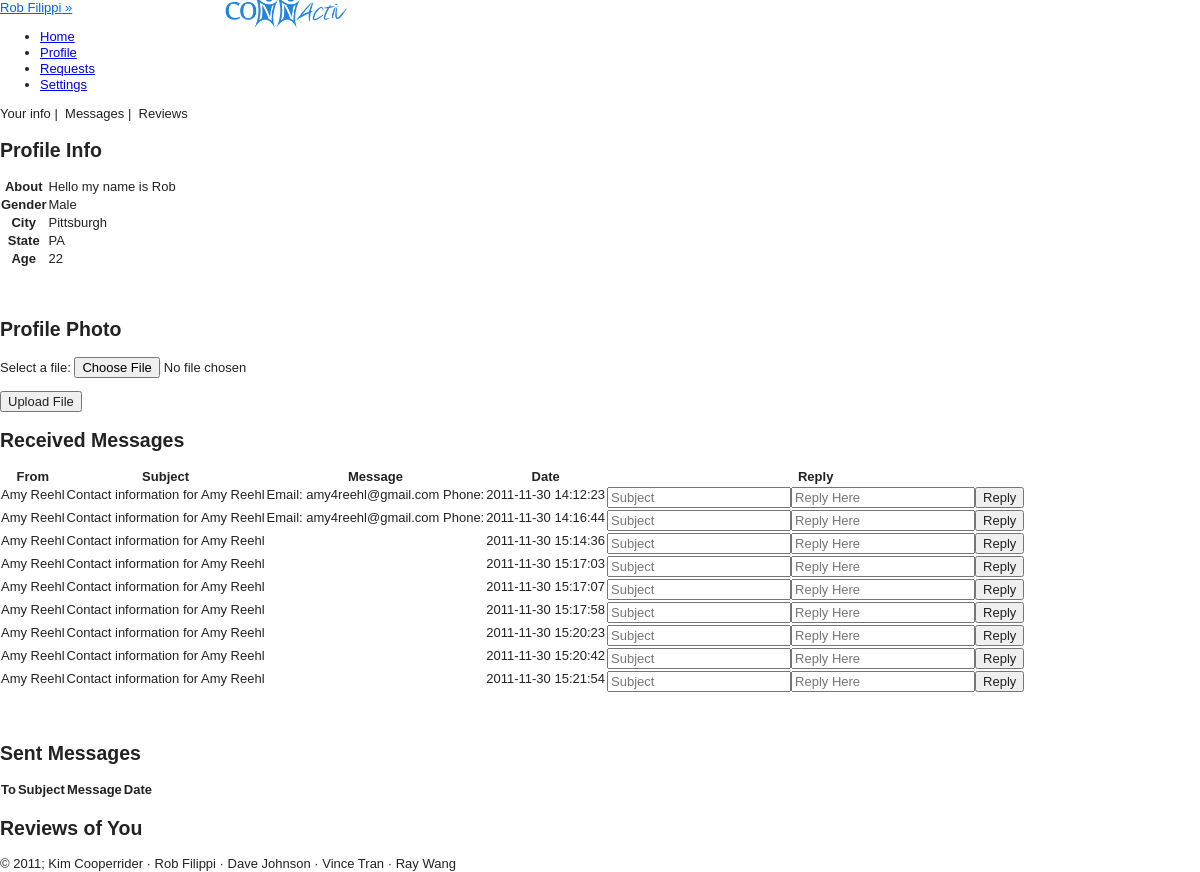
Page /views/profile.php (signed in) on the earlier database version.
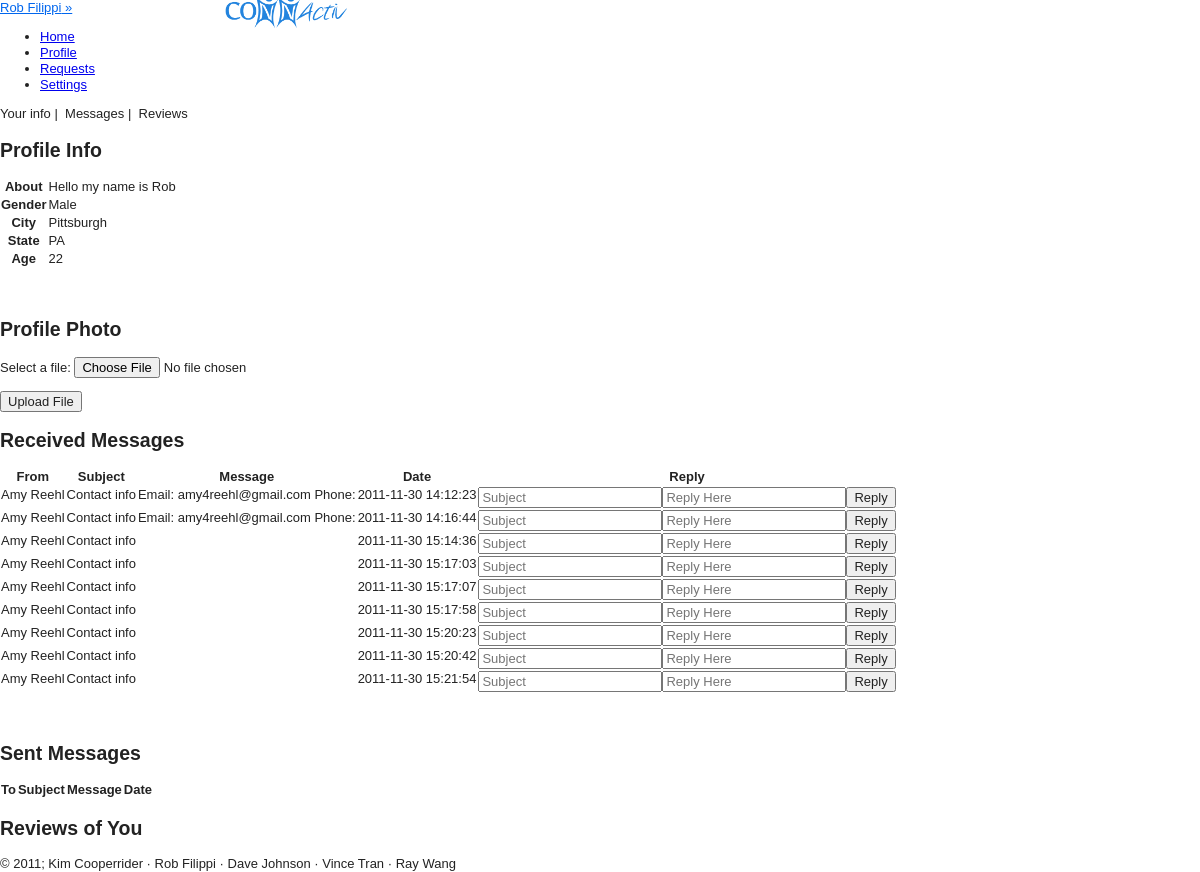
Same page on the later database version.
### tables this page shows
CREATE TABLE IF NOT EXISTS `users` (
  `USER_ID` int(11) NOT NULL AUTO_INCREMENT,
  `PASSWORD` varchar(100) NOT NULL,
  `FIRST_NAME` char(20) DEFAULT NULL,
  `LAST_NAME` char(20) DEFAULT NULL,
  `STREET` varchar(25) DEFAULT NULL,
  `CITY` char(20) DEFAULT NULL,
  `STATE` char(2) DEFAULT NULL,
  `ZIP` int(11) DEFAULT NULL,
  `PHONE` char(12) DEFAULT NULL,
  `INTERESTS` varchar(4000) DEFAULT NULL,
  `PROFILE_PIC` varchar(45) NOT NULL DEFAULT '../public/images/avatar.png',
  `EMAIL` varchar(25) DEFAULT NULL,
  `DOB` date DEFAULT NULL,
  `GENDER` char(1) DEFAULT NULL,
  PRIMARY KEY (`USER_ID`)
);

CREATE TABLE IF NOT EXISTS `messages` (
  `FROM_USER` int(11) NOT NULL,
  `TO_USER` int(11) NOT NULL,
  `SUBJECT` varchar(100) DEFAULT NULL,
  `BODY` varchar(4000) DEFAULT NULL,
  `DATE` datetime NOT NULL DEFAULT '0000-00-00 00:00:00',
  PRIMARY KEY (`FROM_USER`,`TO_USER`,`DATE`)
);

### views/config.php (called while the page is built, shortened)
<?php
	function cookieExists(){
		if(isset($_COOKIE['ID_my_site']))
			return TRUE;
		else
			return FALSE;
	}
	function validCookie(){
		$username = $_COOKIE['ID_my_site'];
		$pass = $_COOKIE['Key_my_site'];
		$info = getDatabaseInfo("users", "email", $username);
			if ($pass != $info['PASSWORD']) {
				return FALSE;
			}
			else{
				return TRUE;
 			}
	}
	function getDatabaseInfo($table, $attribute, $value){
		$check = getResourceIDs($table, $attribute, $value);
		return mysql_fetch_array($check);
	}
	function getResourceIDs($table, $attribute, $value){
		$check = mysql_query("SELECT * FROM $table WHERE $attribute = '$value'")or die(mysql_error());
		return $check;
	}
	function getName(){
		if(cookieExists())
		{
			if (validCookie()) {
				$username = $_COOKIE['ID_my_site'];
				$info = getDatabaseInfo("users", "email", $username);
				return $info['FIRST_NAME'] . " " . $info['LAST_NAME'];
			}
		}
	}
	function getUserID(){
		if(cookieExists())
		{
			if (validCookie()) {
				$username = $_COOKIE['ID_my_site'];
				$info = getDatabaseInfo("users", "email", $username);
				return $info['USER_ID'];
			}
		}
	}
	function getUserName($userID){
		$info = getDatabaseInfo("users", "user_id", $userID);
		return $info['FIRST_NAME'] . " " . $info['LAST_NAME'];
	}
	function getAboutMe($userID){
		$info = getDatabaseInfo("users", "user_id", $userID);
		if($info['INTERESTS'])
			return $info['INTERESTS'];
		else
			return "Click to specify";
	}
	function getUserGender($userID){
		$info = getDatabaseInfo("users", "user_id", $userID);
		if($info['GENDER'] == 'M')
			$gender = "Male";
		else if($info['GENDER'] == 'F')
			$gender = "Female";
		else
			$gender = "Click to specify";
		return $gender;
	}
	function getAge($userID){
		$today = getDate();
		$info = getDatabaseInfo("users", "user_id", $userID);
		if($info['DOB']){
			$DOB = date_parse($info['DOB']);
			$age = $today["year"] - $DOB["year"];
			if(($today["mon"] - $DOB["month"]) < 0)
				return $age - 1;
			else if(($today["mon"] - $DOB["month"]) > 0)
				return $age;
			else{
				if(($today["mday"] - $DOB["day"]) < 0)
						return $age - 1;
				else
					return $age;
			}
		}
		else
			return "Click to specify";
	}
	function getUserState($userID) {
		$info = getDatabaseInfo("users", "user_id", $userID);
		$state = $info['STATE'];
		return $state;
	}
	function getUserCity($userID) {
		$info = getDatabaseInfo("users", "user_id", $userID);
		$city = $info['CITY'];
		return $city;
	}
	function getIncMessages($userid){
		$incMessages = array();
		$query = "select * from messages where to_user = ".$userid;
		$result = mysql_query($query);
		while($info = mysql_fetch_array($result)){
			$incMessages[] = $info;
		}
		return $incMessages;
	}
?>

### views/profile.php (the view, shortened to what this page needs)
<? include("header.php");
	if(cookieExists())
	{
		if (!validCookie()) {
			header("Location: ../index.html");
		}
		else{
				$userID = getUserID();
			?>
			<div class="page">
				<div class="pageViewer">
					<span class="clickable active green" id="profile">Your info</span>&nbsp;|&nbsp;
					<span class="clickable green" id="messages">Messages</span>&nbsp;|&nbsp;
					<span class="clickable green" id="reviews">Reviews</span>
				</div>
			<div class="section" id="view_profile">
			<h2>Profile Info</h2>
			<div class="greyBorder">
			<form action="<?php echo $_SERVER['PHP_SELF']?>" method="post">
			<table class="simple_table" id="myInfo">
				<tr>
					<th>About</th>
					<td>
						<? $about = getAboutMe($userID); ?>
						<span class="clickable expander"><? echo $about ?><span class='editIcon'></span></span>
					</td>
				</tr>
				<tr>
					<th>Gender</th>
					<td>
					<? $sex = getUserGender($userID);
					?>
						<span class="clickable expander"><? echo $sex ?><span class='editIcon'></span></span>
					</td>
				</tr>
				<tr>
					<th>City</th>
					<td>
					<? $city = getUserCity($userID); ?>
					<span class="clickable expander"><? echo $city ?><span class='editIcon'></span></span>
					</td>
				</tr>
				<tr>
					<th>State</th>
					<td>
					<? $st = getUserState($userID); ?>
					<span class="clickable expander"><? echo $st ?><span class='editIcon'></span></span>
					</td>
				</tr>
				<tr>
					<th>Age</th>
					<td>
						<? $age = getAge($userID); ?>
						<span class="clickable expander"><? echo $age ?><span class='editIcon'></span></span>
					</td>
				</tr>
				</form>
			</div>
			<br/><br/>
				<h2>Profile Photo</h2>
				<div class="greyBorder">
				<form action="<?php echo $_SERVER['PHP_SELF']; ?>" method="post" enctype="multipart/form-data">
						<p>
							<label for="file">Select a file:</label> <input type="file" name="userfile" id="file"> <br />
							<input type = 'hidden' name = 'fileupload' /></p>
							<button>Upload File</button>
				</form>
				</div>
			</div>
			<div class="section" id="view_messages">
				<h2>Received Messages</h2>
			<table id="receivedMessages" class="alternating regular_table">
				<thead>
					<tr>
						<th>From</th>
						<th>Subject</th>
						<th>Message</th>
						<th>Date</th>
						<th>Reply</th>
					</tr>
				</thead>
				<tbody>
				<?php
					$incMessages = getIncMessages(getUserID());
						foreach($incMessages as $message){
							echo "<tr><td>".getUserName($message['FROM_USER'])."</td>";
							echo "<td>".$message['SUBJECT']."</td>";
							echo "<td>".$message['BODY']."</td>";
							echo "<td>".$message['DATE']."</td>";
							echo "<td><form action = ".$_SERVER['PHP_SELF']." method = 'post'><input = 'textbox' placeholder = 'Subject' name = 'reply[]'><input = 'textarea' placeholder = 'Reply Here' name = 'reply[]'><input type = 'submit' name = 'reply[]' value = 'Reply'/><input type = 'hidden' name = 'reply[]' value = '".$message['FROM_USER']."'/></form></td>";
							echo "</tr>";
						}
				?>
				</tbody>
			</table>
				<br/><br/>
				<h2>Sent Messages</h2>
			<table id="sentMessages" class="alternating regular_table">
				<thead>
				<tr>
					<th>To</th>
					<th>Subject</th>
					<th>Message</th>
					<th>Date</th>
				</tr>
				</thead>
			</table>
			</div>
			<div class="section" id="view_reviews">
			<h2>Reviews of You</h2>
			</div>
			</div>
			<?php
		}
	}
	else {
		header("Location: ../index.html");
	}
	include('footer.php');
?>

### views/header.php (shortened to what this page needs)
<? include_once("config.php"); ?>
<!DOCTYPE HTML>
<html>
<head>
<link type="text/css" rel="stylesheet" href="../styles/defaults.css"/>
<link type="text/css" rel="stylesheet/less" href="../styles/style.less"/>
<link type="text/css" rel="stylesheet/less" href="../styles/posts.less"/>
<link type="text/css" rel="stylesheet/less" href="../styles/sidebar.less"/>
<link type="text/css" rel="stylesheet" href="../styles/demo_table.css"/>
<link type="text/css" rel="stylesheet" href="../styles/validationEngine.jquery.css" />
<link type="text/css" rel="stylesheet" href="../styles/jquery.fancybox-1.3.4.css" />
</head>
<body>
<div id="container">
	<header>
	<a id="user_login" href="#"><? echo getName(); ?>&nbsp;&raquo;</a>
	<span style=" position: absolute; left: 220px">
		<img height="40" style="margin-top: -10px;" src="../public/images/logo.png"/>
	</span>
			<span id="top-nav">
				<ul id="nav">
					<li class="headerlink" id="link_home"><a class="top_links" id="home" href="home.php">Home</a></li>
					<li class="headerlink" id="link_profile"><a class="top_links" id="profile" href="profile.php">Profile</a></li>
					<li class="headerlink" id="link_requests"><a class="top_links" id="requests" href="requests.php">Requests</a></li>
					<li class="headerlink" id="link_settings"><a class="top_links" id="settings" href="settings.php">Settings</a></li>
				</ul>
			</span>
	</header>
	<div id="content">

### views/footer.php
</div>
<div id="footer">&copy; 2011; Kim Cooperrider &middot; Rob Filippi &middot; Dave Johnson &middot; Vince Tran &middot; Ray Wang</div>
</div>
</body>
</html>

### styles/defaults.css (style rules this page uses)
article, aside, details, figcaption, figure, footer, header, hgroup, nav, section { display: block; }
html { font-size: 100%; overflow-y: scroll; -webkit-text-size-adjust: 100%; -ms-text-size-adjust: 100%; }
body { margin: 0; font-size: 13px; line-height: 1.231; }
body, button, input, select, textarea { font-family: sans-serif; color: #222; }
a { color: #00e; }
ul, ol { margin: 1em 0; padding: 0 0 0 40px; }
img { border: 0; -ms-interpolation-mode: bicubic; vertical-align: middle; }
form { margin: 0; }
label { cursor: pointer; }
button, input, select, textarea { font-size: 100%; margin: 0; vertical-align: baseline; *vertical-align: middle; }
button, input { line-height: normal; *overflow: visible; }
table button, table input { *overflow: auto; }
button, input[type="button"], input[type="reset"], input[type="submit"] { cursor: pointer; -webkit-appearance: button; }
table { border-collapse: collapse; border-spacing: 0; }
td { vertical-align: top; }

Differences in the rows shown:
changed messages (number 1 of 9 on the later page): SUBJECT "Contact information for Amy Reehl" → "Contact info"
changed messages (number 2 of 9 on the later page): SUBJECT "Contact information for Amy Reehl" → "Contact info"
changed messages (number 3 of 9 on the later page): SUBJECT "Contact information for Amy Reehl" → "Contact info"
changed messages (number 4 of 9 on the later page): SUBJECT "Contact information for Amy Reehl" → "Contact info"
changed messages (number 5 of 9 on the later page): SUBJECT "Contact information for Amy Reehl" → "Contact info"
changed messages (number 6 of 9 on the later page): SUBJECT "Contact information for Amy Reehl" → "Contact info"
changed messages (number 7 of 9 on the later page): SUBJECT "Contact information for Amy Reehl" → "Contact info"
changed messages (number 8 of 9 on the later page): SUBJECT "Contact information for Amy Reehl" → "Contact info"
changed messages (number 9 of 9 on the later page): SUBJECT "Contact information for Amy Reehl" → "Contact info"
